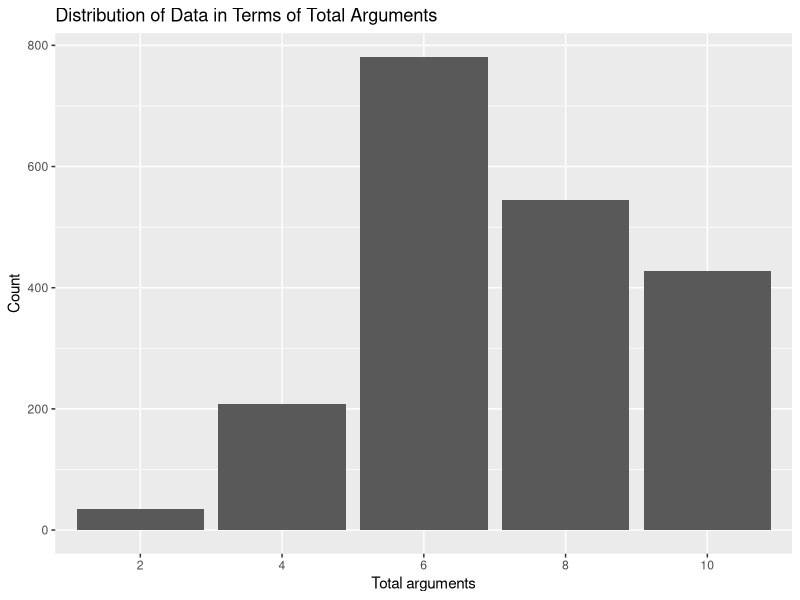
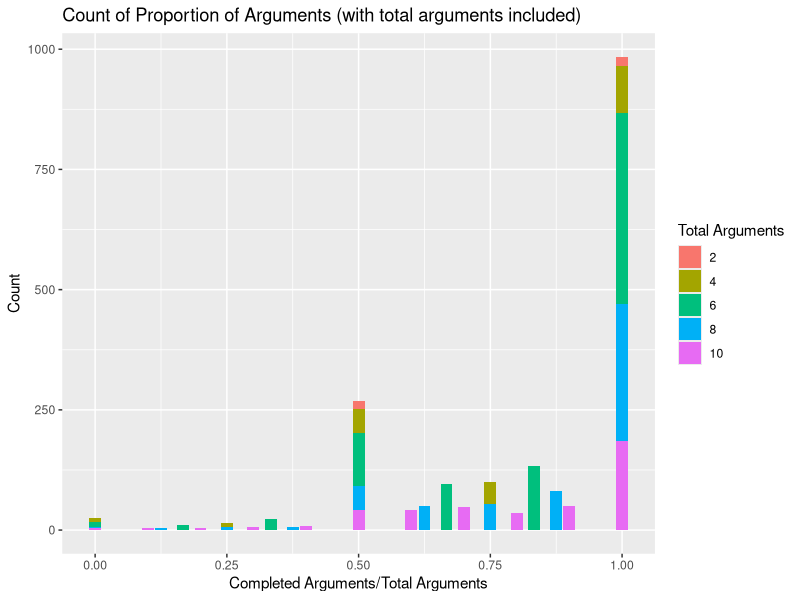
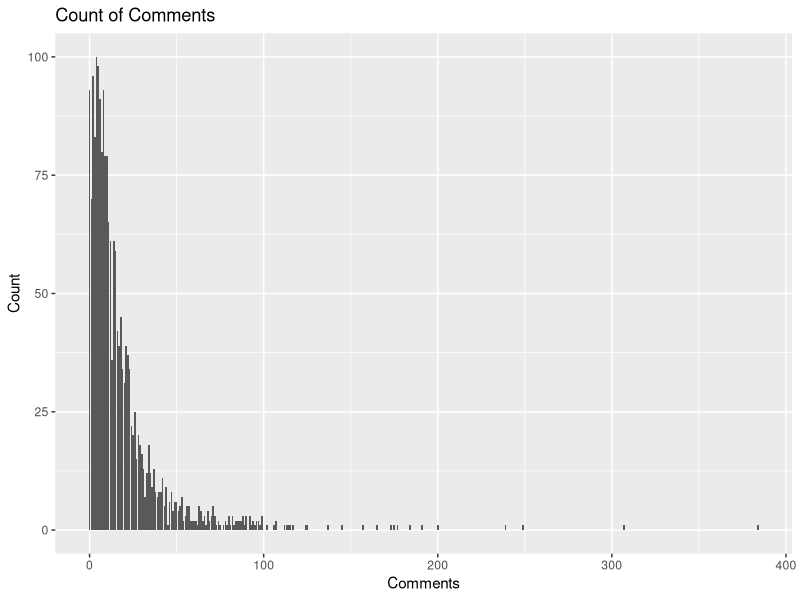

Write R code to recreate these figures, in order.
## ---- chunk 1
knitr::opts_chunk$set(echo = TRUE)
## ---- chunk 2
library(ggplot2)

dartData <- read.csv("DART.csv")
## ---- chunk 3
nrow(dartData)
## ---- chunk 4

ggplot(data=dartData)+
  geom_bar(mapping = aes(x=as.factor(Total.Arguments)))+
  xlab("Total arguments")+
  ylab("Count")+
  labs(title="Distribution of Data in Terms of Total Arguments ")

## ---- chunk 5

ggplot(data=dartData)+
  geom_bar(mapping= aes(x=Proportion.of.Arguments, fill=as.factor(Total.Arguments))) +
  xlab("Completed Arguments/Total Arguments")+
  ylab("Count")+
  labs(title="Count of Proportion of Arguments (with total arguments included)", fill="Total Arguments")

## ---- chunk 6

forfeitRows = dartData[dartData$Proportion.of.Arguments<1,]
mean(forfeitRows$Votes)

nonForfeitRows = dartData[dartData$Proportion.of.Arguments==1,]
mean(nonForfeitRows$Votes)

## ---- chunk 7
nrow(forfeitRows)
nrow(nonForfeitRows)
## ---- chunk 8
ggplot(data=dartData)+
  geom_bar(mapping = aes(x=Comments))+
  xlab("Comments")+
  ylab("Count")+
  labs(title="Count of Comments")

## ---- chunk 9

max(dartData$Comments)
mean(dartData$Comments)
## ---- chunk 10
mean(dartData$Votes)
max(dartData$Votes)
## ---- chunk 11
ZVD <- dartData[dartData$Votes==0,]
nonZVD <- dartData[dartData$Votes!=0,]
nrow(dartData[dartData$Votes==0,]) # Amount
nrow(dartData[dartData$Votes==0,])/nrow(dartData) # Percentage
## ---- chunk 12
recentRows <- dartData[c(0:500),] # Grab 500 most recent records
nrow(recentRows[recentRows$Votes==0,]) # Amount
nrow(recentRows[recentRows$Votes==0,])/nrow(recentRows) # Percentage
## ---- chunk 13
oldRows <- dartData[-c(0:500),] # Grab everything else
nrow(oldRows[oldRows$Votes==0,]) # Amount
nrow(oldRows[oldRows$Votes==0,])/nrow(oldRows) # Percentage
## ---- chunk 14
mean(ZVD$Comments) # ZVD
mean(nonZVD$Comments) # Non ZVD
## ---- chunk 15
mean(ZVD$Proportion.of.Arguments) # ZVD
mean(nonZVD$Proportion.of.Arguments) # Non ZVD
## ---- chunk 16
mean(ZVD$Completed.Arguments) # ZVD
mean(nonZVD$Completed.Arguments) # Non ZVD
